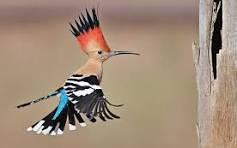
//> input picture src/image/image copy 2.png, 237 x 148 px
$ ./kmeans_image_refactored 'image/image copy 2.png' out.png 3   (built with g++ and OpenCV 4)
//> lines starting //> are read from the running program, lines starting //| are printed output that depends on the picture
### src/kmeans_lib.hpp
#pragma once
#include <vector>
#include <algorithm>
#include <numeric>
#include <random>
#include <limits>
#include <cmath>

namespace KMeansLib {

using Vector = std::vector<double>;
using Matrix = std::vector<Vector>;

// Distance euclidienne au carré (plus rapide)
inline double distanceSquared(const Vector& a, const Vector& b) {
    double sum = 0.0;
    for (size_t i = 0; i < a.size(); ++i) {
        double diff = a[i] - b[i];
        sum += diff * diff;
    }
    return sum;
}

// Distance euclidienne
inline double distance(const Vector& a, const Vector& b) {
    return std::sqrt(distanceSquared(a, b));
}

// Trouve les centroïdes les plus proches pour chaque point
std::vector<int> findClosestCentroids(const Matrix& points, const Matrix& centroids) {
    std::vector<int> assignments(points.size());

    for (size_t i = 0; i < points.size(); ++i) {
        double bestDistance = std::numeric_limits<double>::infinity();
        int bestCentroid = 0;

        for (size_t j = 0; j < centroids.size(); ++j) {
            double dist = distanceSquared(points[i], centroids[j]);
            if (dist < bestDistance) {
                bestDistance = dist;
                bestCentroid = static_cast<int>(j);
            }
        }
        assignments[i] = bestCentroid;
    }
    return assignments;
}

// Calcule les nouveaux centroïdes basés sur les assignations
Matrix computeCentroids(const Matrix& points, const std::vector<int>& assignments, int k) {
    if (points.empty()) return Matrix();

    int dimensions = static_cast<int>(points[0].size());
    Matrix centroids(k, Vector(dimensions, 0.0));
    std::vector<int> counts(k, 0);

    // Somme des points pour chaque centroïde
    for (size_t i = 0; i < points.size(); ++i) {
        int cluster = assignments[i];
        counts[cluster]++;
        for (int d = 0; d < dimensions; ++d) {
            centroids[cluster][d] += points[i][d];
        }
    }

    // Moyenne pour chaque centroïde
    for (int c = 0; c < k; ++c) {
        if (counts[c] > 0) {
            for (int d = 0; d < dimensions; ++d) {
                centroids[c][d] /= counts[c];
            }
        }
    }

    return centroids;
}

// Initialise les centroïdes aléatoirement
Matrix initializeCentroids(const Matrix& points, int k, uint64_t seed = 0) {
    if (seed == 0) {
        seed = std::random_device{}();
    }

    std::vector<int> indices(points.size());
    std::iota(indices.begin(), indices.end(), 0);

    std::mt19937_64 rng(seed);
    std::shuffle(indices.begin(), indices.end(), rng);

    Matrix centroids(k);
    for (int i = 0; i < k && i < static_cast<int>(points.size()); ++i) {
        centroids[i] = points[indices[i]];
    }

    return centroids;
}

// Algorithme K-means complet
struct KMeansResult {
    Matrix centroids;
    std::vector<int> assignments;
    int iterations;
    double finalCost;
};

KMeansResult kmeans(const Matrix& points, int k, int maxIterations = 100, uint64_t seed = 0) {
    if (points.empty() || k <= 0) {
        return {Matrix(), std::vector<int>(), 0, 0.0};
    }

    Matrix centroids = initializeCentroids(points, k, seed);
    std::vector<int> assignments;

    for (int iter = 0; iter < maxIterations; ++iter) {
        // Assignation des points aux centroïdes
        std::vector<int> newAssignments = findClosestCentroids(points, centroids);

        // Vérifier la convergence
        if (iter > 0 && newAssignments == assignments) {
            assignments = newAssignments;
            break;
        }

        assignments = newAssignments;

        // Recalculer les centroïdes
        Matrix newCentroids = computeCentroids(points, assignments, k);
        centroids = newCentroids;
    }

    // Calculer le coût final
    double cost = 0.0;
    for (size_t i = 0; i < points.size(); ++i) {
        cost += distanceSquared(points[i], centroids[assignments[i]]);
    }

    return {centroids, assignments, maxIterations, cost};
}

} // namespace KMeansLib

### src/kmeans_image_refactored.cpp
#include <opencv2/opencv.hpp>
#include <iostream>
#include "kmeans_lib.hpp"

using namespace std;
using namespace cv;
using namespace KMeansLib;

// Convertit une image OpenCV en matrice de points pour K-means
Matrix imageToPoints(const Mat& image) {
    Matrix points;
    points.reserve(image.rows * image.cols);

    for (int i = 0; i < image.rows; ++i) {
        for (int j = 0; j < image.cols; ++j) {
            Vec3b pixel = image.at<Vec3b>(i, j);
            points.push_back({
                static_cast<double>(pixel[0]), // B
                static_cast<double>(pixel[1]), // G
                static_cast<double>(pixel[2])  // R
            });
        }
    }
    return points;
}

// Convertit les points K-means en image OpenCV
Mat pointsToImage(const Matrix& centroids, const vector<int>& assignments,
                  int rows, int cols) {
    Mat result(rows, cols, CV_8UC3);

    int pointIndex = 0;
    for (int i = 0; i < rows; ++i) {
        for (int j = 0; j < cols; ++j) {
            int cluster = assignments[pointIndex++];
            const auto& centroid = centroids[cluster];

            result.at<Vec3b>(i, j) = Vec3b(
                static_cast<uchar>(round(centroid[0])), // B
                static_cast<uchar>(round(centroid[1])), // G
                static_cast<uchar>(round(centroid[2]))  // R
            );
        }
    }
    return result;
}

int main(int argc, char** argv) {
    if (argc < 4) {
        cerr << "Usage: " << argv[0] << " <input_image> <output_image> <K> [max_iterations]\n";
        cerr << "  K: number of colors (clusters)\n";
        cerr << "  max_iterations: maximum iterations (default: 20)\n";
        return 1;
    }

    string inputPath = argv[1];
    string outputPath = argv[2];
    int k = stoi(argv[3]);
    int maxIterations = (argc >= 5) ? stoi(argv[4]) : 20;

    // Charger l'image
    Mat image = imread(inputPath, IMREAD_COLOR);
//> image is the input picture: 148 rows x 237 cols, CV_8UC3; mean B, G, R 120.6, 139.1, 159.8
    if (image.empty()) {
        cerr << "Erreur: Impossible de charger l'image " << inputPath << "\n";
        return 1;
    }

    cout << "Image chargée: " << image.cols << "x" << image.rows
         << " (" << (image.rows * image.cols) << " pixels)\n";
//| Image chargée: 237x148 (35076 pixels)
    cout << "Compression avec K=" << k << " couleurs...\n";

    // Convertir l'image en points 3D (RGB)
    Matrix points = imageToPoints(image);
//> after the loop in imageToPoints, `for (int i = 0; i < image.rows; ++i)`: points = 35076 items
//> points = 35076 items

    // Exécuter K-means
    auto result = kmeans(points, k, maxIterations);
//> the loop in initializeCentroids, `for (int i = 0; i < k && i < static_cast<int>(points.size()); ++i)` made 3 passes
//> in kmeans, `Matrix centroids = initializeCentroids(points, k, seed);`: centroids = 3 items
//> the loop in kmeans, `for (size_t i = 0; i < points.size(); ++i)` made 35076 passes
//> cost on passes 1 to 3: 155.2, 310.4, 465.6
//> after the loop in kmeans, `for (size_t i = 0; i < points.size(); ++i)`: cost = 30979843.1

    cout << "K-means terminé après " << result.iterations << " iterations\n";
//| K-means terminé après 20 iterations
    cout << "Coût final: " << result.finalCost << "\n";
//| Coût final: 3.09798e+07

    // Reconstruire l'image avec les couleurs quantifiées
    Mat compressedImage = pointsToImage(result.centroids, result.assignments,
                                       image.rows, image.cols);
//> after the loop in pointsToImage, `for (int i = 0; i < rows; ++i)`:
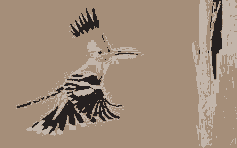
//> result: 148 rows x 237 cols, CV_8UC3; mean B, G, R 120.9, 139.1, 159.5
//> result.centroids = 3 items; result.assignments = 35076 items

    // Sauvegarder l'image compressée
    if (!imwrite(outputPath, compressedImage)) {
        cerr << "Erreur: Impossible de sauvegarder l'image " << outputPath << "\n";
        return 1;
    }

    cout << "Image compressée sauvegardée: " << outputPath << "\n";

    // Afficher les couleurs finales
    cout << "\nCouleurs finales (BGR):\n";
    for (size_t i = 0; i < result.centroids.size(); ++i) {
        const auto& c = result.centroids[i];
        cout << "  Couleur " << i << ": ("
             << static_cast<int>(c[0]) << ", "
             << static_cast<int>(c[1]) << ", "
             << static_cast<int>(c[2]) << ")\n";
    }
//> this loop made 3 passes
//> c on passes 1 to 3: [170.3, 181.4, 193.6], [120.7, 141.9, 165.5], [31.58, 32.27, 37.43]
//|   Couleur 0: (170, 181, 193)
//|   Couleur 1: (120, 141, 165)
//|   Couleur 2: (31, 32, 37)

    return 0;
}

$ run again, on src/image/image.png
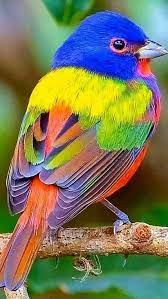
//> input picture src/image/image.png, 168 x 299 px
//> image is the input picture: 299 rows x 168 cols, CV_8UC3; mean B, G, R 88.3, 120.4, 121.7
//| Image chargée: 168x299 (50232 pixels)
//> after the loop in imageToPoints, `for (int i = 0; i < image.rows; ++i)`: points = 50232 items
//> the loop in initializeCentroids, `for (int i = 0; i < k && i < static_cast<int>(points.size()); ++i)` made 3 passes
//> in kmeans, `Matrix centroids = initializeCentroids(points, k, seed);`: centroids = 3 items
//> the loop in kmeans, `for (size_t i = 0; i < points.size(); ++i)` made 50232 passes
//> cost on passes 1 to 3: 1799.1, 3639.8, 5575.9
//> after the loop in kmeans, `for (size_t i = 0; i < points.size(); ++i)`: cost = 285747935.4
//| K-means terminé après 20 iterations
//| Coût final: 2.85748e+08
//> after the loop in pointsToImage, `for (int i = 0; i < rows; ++i)`:
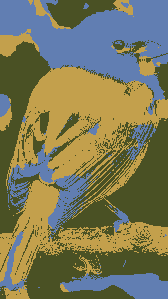
//> result: 299 rows x 168 cols, CV_8UC3; mean B, G, R 88.4, 120.3, 121.8
//> result.centroids = 3 items; result.assignments = 50232 items
//> the loop `for (size_t i = 0; i < result.centroids.size(); ++i)` made 3 passes
//> c on passes 1 to 3: [76.41, 160.4, 195.2], [35.73, 80.74, 74.02], [177.6, 126.1, 96.74]
//> (printed output is left out)
